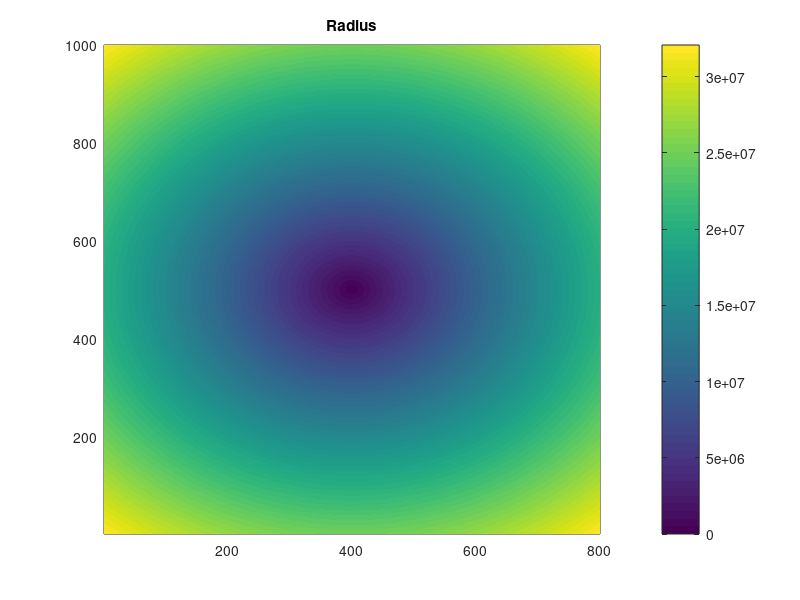

Reproduce this figure in MATLAB. (Note: this script raises an error after producing the figure.)
%function [A]=kernal2D(D,U,V,F)
  % Kernal for two dimensional problems
  % D-diffusion coefficient
  % U-Advection velocity in x-direction
  % V-Advection velocity in y-direction
  % F-Coefficient for source term that depend on the variable
  % Note that the routine requires that D, U, and F are constants

  close all, clear all, pack
  
 % Global parameters
    global x dx Nx y dy Ny

  % Model setting
    % Grid
      Nx=801;  dx=50000;
      Ny=1001; dy=50000;
      x=((1:Nx)-(Nx-1)/2)*dx; y=((1:Ny)-(Ny-1)/2)*dy;
      
    % Init conditions
      [X,Y]=meshgrid(x,y);
      R=sqrt(X.*X+Y.*Y); figure; pcolor(R); shading flat; colorbar; title("Radius")
    % Physical parameters
      g=9.81;
      f=1.2e-4;
      H0=1000;
     
      % Derived parameters
      c=sqrt(g*H0)
      a=c/f
      aa=1/(a*a)
    
    % Finding the "matricss" kernnal for numerics
      D=1; U=0; V=0; F=aa;
      [A]=kernal2D(-D,U,V,F);
    
    % Values of the source function (i.e., -h0)
      s=zeros(Nx,Ny);
%       % Case, square
%         isize=40 /2
%         s((Nx-1)/2-isize:(Nx-1)/2+isize,(Ny-1)/2-isize:(Ny-1)/2+isize)=aa;       
      % Softer radial conditions (implemented in CTCS code)
        L = 15*dx
        D = 50*dx
        etaamp = 0.2
        %s =aa* 0.5*etaamp*(1.0+tanh((-R+D)/L))'; 
        s = 0.5*etaamp*(1.0+tanh((-R+D)/L))'; 
      % Plotting the initial condition
       figure; pcolor(s'); colorbar; shading flat; title("Init Eta")
       
    % Finding the solution
      % Organize the matrix for inversion
        B=aa*reshape(s,Nx*Ny,1);
        tmp=A\B;
        h(:,:)=reshape(tmp,Nx,Ny);
      % Plot the solution
        figure; pcolor(h(2:end-1,2:end-1)'); colorbar; shading flat; title("Original result (eta)")
        figure; plot(x/dx, h(:,(Ny-1)/2)/etaamp, x/dx, s(:,(Ny-1)/2)/aa/etaamp); title("Original Comparison init - steady state")
        xlim([-150 150])
        figure; plot(x/dx, h(:,(Ny-1)/2), x/dx, s(:,(Ny-1)/2)); title("Comparison init - steady state")
        xlim([-150 150])
        %Not sure why it does not work on the boundaries
      % Save data
       save('KG.mat','h') %, 'X', 'Y')
       
       max(max( h(:,(Ny-1)/2)/etaamp))
       
%% Loop for sensitivity
   close all, clear HH hmax A B s h
   figure(10); hold on; xlabel('x/dx','FontSize',[16]); ylabel('\eta_{max}/\eta_0','FontSize',[16])
   ic=0;
   for xH=100:100:5000; ic=ic+1;
      HH(ic)=xH;
      H0=xH;
      c=sqrt(g*H0);
      a=c/f;
      aa=1/(a*a)
    
      D=1; U=0; V=0; F=aa;
      [A]=kernal2D(-D,U,V,F);
    

        L = 5*dx;  D = 20*dx;  etaamp = 0.2; %D used at two places!!!!
        s=zeros(Nx,Ny);
        s =aa* 0.5*etaamp*(1.0+tanh((-R+D)/L))'; 
       
        B=reshape(s,Nx*Ny,1);
        tmp=A\B;
        h(:,:)=reshape(tmp,Nx,Ny);
      % Plot the solution
        figure(10); plot(x/dx, h(:,(Ny-1)/2)/etaamp, x/dx, s(:,(Ny-1)/2)/aa/etaamp)
        xlim([-150 150])
      % save('KG.mat','h')
     hmax(ic)=max(max(h)) / etaamp ;
     BB(ic)=sum(sum(h)) *dx / etaamp ;
 
   end
   figure; plot(HH,hmax,'LineWidth',[2]); title('\eta at steady state','FontSize',[18])
     xlabel('H_0 [m]','FontSize',[16]); ylabel('\eta_{max}/\eta_0','FontSize',[16])
     xlim([0 5000]); ylim([0 1])
   
    qq= BB/(sum(sum(s))/aa/etaamp *dx)./hmax; % Clumsy, but here is the normalization 
   figure; plot(HH,qq,'LineWidth',[2]); title('Width at steady state','FontSize',[18])
     xlabel('H_0 [m]','FontSize',[16]); ylabel('\int(eta)/\int(eta_0)','FontSize',[16])
     xlim([0 5000]); %ylim([0 1])
   
   